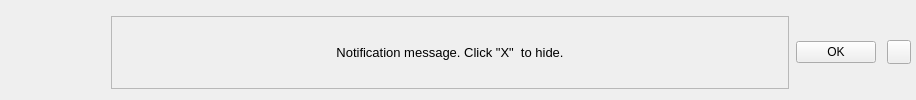
            <widget class="QWidget" name="header" native="true">
             <layout class="QHBoxLayout" name="horizontalLayout_6">
              <property name="spacing">
               <number>0</number>
              </property>
              <property name="leftMargin">
               <number>100</number>
              </property>
              <property name="topMargin">
               <number>5</number>
              </property>
              <property name="rightMargin">
               <number>5</number>
              </property>
              <property name="bottomMargin">
               <number>0</number>
              </property>
              <item>
               <widget class="QCustomSlideMenu" name="notificationSlide" native="true">
                <property name="maximumSize">
                 <size>
                  <width>800</width>
                  <height>16777215</height>
                 </size>
                </property>
                <layout class="QHBoxLayout" name="horizontalLayout_7">
                 <property name="spacing">
                  <number>7</number>
                 </property>
                 <property name="leftMargin">
                  <number>11</number>
                 </property>
                 <property name="topMargin">
                  <number>11</number>
                 </property>
                 <property name="rightMargin">
                  <number>11</number>
                 </property>
                 <property name="bottomMargin">
                  <number>11</number>
                 </property>
                 <item>
                  <widget class="QFrame" name="frame_9">
                   <property name="sizePolicy">
                    <sizepolicy hsizetype="Expanding" vsizetype="Preferred">
                     <horstretch>0</horstretch>
                     <verstretch>0</verstretch>
                    </sizepolicy>
                   </property>
                   <property name="minimumSize">
                    <size>
                     <width>678</width>
                     <height>29</height>
                    </size>
                   </property>
                   <property name="frameShape">
                    <enum>QFrame::StyledPanel</enum>
                   </property>
                   <property name="frameShadow">
                    <enum>QFrame::Raised</enum>
                   </property>
                   <layout class="QVBoxLayout" name="verticalLayout_12">
                    <property name="spacing">
                     <number>3</number>
                    </property>
                    <property name="leftMargin">
                     <number>0</number>
                    </property>
                    <property name="topMargin">
                     <number>0</number>
                    </property>
                    <property name="rightMargin">
                     <number>0</number>
                    </property>
                    <property name="bottomMargin">
                     <number>0</number>
                    </property>
                    <item>
                     <widget class="QLabel" name="notificationTxt">
                      <property name="minimumSize">
                       <size>
                        <width>150</width>
                        <height>0</height>
                       </size>
                      </property>
                      <property name="font">
                       <font>
                        <pointsize>10</pointsize>
                       </font>
                      </property>
                      <property name="text">
                       <string>Notification message. Click "X"  to hide.</string>
                      </property>
                      <property name="alignment">
                       <set>Qt::AlignCenter</set>
                      </property>
                      <property name="wordWrap">
                       <bool>true</bool>
                      </property>
                     </widget>
                    </item>
                   </layout>
                  </widget>
                 </item>
                 <item alignment="Qt::AlignRight">
                  <widget class="QPushButton" name="closeNotification">
                   <property name="text">
                    <string>OK</string>
                   </property>
                   <property name="icon">
                    <iconset resource="../Qss/icons/_icons.qrc">
                     <normaloff>:/feather/icons/feather/check.png</normaloff>:/feather/icons/feather/check.png</iconset>
                   </property>
                  </widget>
                 </item>
                </layout>
               </widget>
              </item>
              <item alignment="Qt::AlignRight">
               <widget class="QPushButton" name="close_window_button">
                <property name="minimumSize">
                 <size>
                  <width>24</width>
                  <height>24</height>
                 </size>
                </property>
                <property name="maximumSize">
                 <size>
                  <width>24</width>
                  <height>24</height>
                 </size>
                </property>
                <property name="cursor">
                 <cursorShape>PointingHandCursor</cursorShape>
                </property>
                <property name="text">
                 <string />
                </property>
                <property name="icon">
                 <iconset resource="../Qss/icons/_icons.qrc">
                  <normaloff>:/feather/icons/feather/x-circle.png</normaloff>:/feather/icons/feather/x-circle.png</iconset>
                </property>
               </widget>
              </item>
             </layout>
            </widget>
